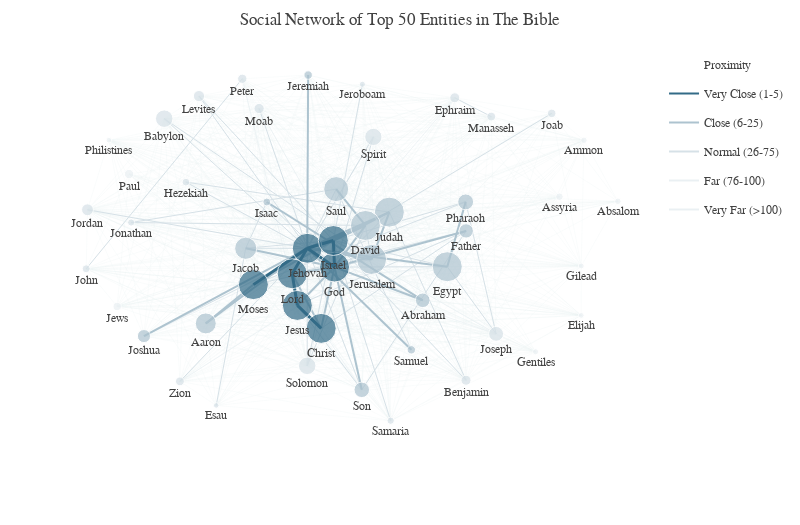

The notebook cell this image was saved under:
### Markdown cell above
### The Social Network

Having defined the vertices and edges, we can now construct the social network.

### Code cell
# Construct the Graph
G = nx.Graph()
G.add_nodes_from(w for w,_ in vertices.items())
sorted_vertices = sorted(vertices.items(), key=operator.itemgetter(1), reverse = True)

G.add_weighted_edges_from((k[0], k[1], v) for k, v in intimacies.items())
nx.set_edge_attributes(G, values=proximities, name="proximity")



############################### Plotly Construction ###########################

# For illustrative purposes, let us show only the top 50 entities
n_show = 50
sub_G = G.subgraph(n for n, _ in sorted_vertices[:n_show])

pos = nx.spring_layout(sub_G, k=3.0)

############################### Prepare Vertices ##############################

# Construct Vertices Information for Plotly
v_plotly = {}
for node in sub_G.nodes():
    
    # Create Hover Text
    top_edges = sorted(G[node].items(),key=lambda v: v[1]["proximity"])[:5]
    appearances = vertices[node]
    connections = G.degree(node)
    hovertext = "<b>Name: </b>{}<br>".format(node) + \
                "<b>Word Appearances:</b> {:d}<br>".format(appearances) + \
                "<b># Connections:</b> {:d}<br>".format(connections) + \
                "<b>Closest Neighbors (and Proximity):</b><br>" + \
                "<br>".join("{} ({:.0f})".format(e[0], e[1]["proximity"]) for e in top_edges)
    
    v_plotly[node] = {
        "x": pos[node][0],
        "y": pos[node][1],
        "size": min(vertices[node] / 500. * 30.,30),
        "color": _d.fade_color(_d.txt_color,0.3),
        "hovertext": hovertext,
        "rank": 9999 # To determine which color to be plotted
    }

############################### Prepare Edges ##############################
e_plotly = {}

# Define Edge Groups for Plotly
edge_groups = OrderedDict([
    ("Very Close (1-5)", {
        "range": [0, 5],
        "color": _d.get_color(0),
        "linew": 3.
    }),
    ("Close (6-25)", {
        "range": [6, 25],
        "color": _d.fade_color(_d.get_color(0),0.4),
        "linew": 2.
    }),
    ("Normal (26-75)", {
        "range": [26, 75],
        "color": _d.fade_color(_d.get_color(0),0.2),
        "linew": 1.
    }),
    ("Far (76-100)", {
        "range": [76, 100],
        "color": _d.fade_color(_d.get_color(0),0.1),
        "linew": 0.75       
    }),
    ("Very Far (>100)", {
        "range": [101, math.inf],
        "color": _d.fade_color(_d.get_color(0),0.1),
        "linew": 0.25       
    })
])

def find_edge_group_item(proximity):
    for k, v in edge_groups.items():
        l_b, u_b = v["range"]
        if l_b <= proximity and proximity <= u_b:         
            return (k, v)
        
# Construct Edges for Plotly
for edge in sub_G.edges():
    
    # Get Distance and Group
    proximity = int(G[edge[0]][edge[1]]["proximity"])
    g_name, g_attrs = find_edge_group_item(proximity)
    
    # Positions
    x0, y0 = pos[edge[0]]
    x1, y1 = pos[edge[1]]
    
    e_plotly[edge[0] + "-" + edge[1]] = {
        "nodes" : [edge[0], edge[1]],
        "x": [x0, x1],
        "y": [y0, y1],
        "group": g_name,
        "color": g_attrs["color"],
        "linewidth": g_attrs["linew"],
        "proximity": proximity
    }
    
    # Update Information on Vertices End
    v_plotly[edge[0]]["rank"] = min(proximity, v_plotly[edge[0]]["rank"])
    v_plotly[edge[1]]["rank"] = min(proximity, v_plotly[edge[1]]["rank"])
  

# Update Vertices Color Based on Ranking
for k, v in v_plotly.items():
    _, g_attr = find_edge_group_item(v["rank"])
    v["color"] = g_attr["color"]

############################### Draw Elements ##############################
# Create Elements For Plotly
data = []

# Edges First So That Vertices Are In Front of Nodes
for k,v in sorted(e_plotly.items(), key=lambda e: e[1]["proximity"], reverse=True):
    data.append(py_go.Scatter(
        mode="lines",
        line=py_go.Line(
            width=v["linewidth"],
            color=v["color"]
        ),
        
        x=v["x"],
        y=v["y"],
        
        legendgroup=v["group"],
        showlegend = False,
        
        hoverinfo="none"
    ))
    
# Vertices Next
data.append(py_go.Scatter(
    mode='markers+text',
    marker=py_go.Marker(
        color=[v["color"] for _,v in v_plotly.items()],
        size=[v["size"] for _,v in v_plotly.items()]),
    textposition='bottom',
    
    x=[v["x"] for _,v in v_plotly.items()],
    y=[v["y"] for _,v in v_plotly.items()],
    text=[k for k in v_plotly.keys()],
    
    showlegend = False,
    
    hoverinfo='text',
    hovertext= [v["hovertext"] for _,v in v_plotly.items()]
))

# Append Legends
data.append(py_go.Scatter(
                name="Proximity",
                mode="none",
                x = [0,0], y = [0,0],

                showlegend = True,

                hoverinfo="none"
            ))

data.extend([ py_go.Scatter(
                name=k,
                mode="lines",
                line=py_go.Line(
                    color=v["color"]
                ),        
                x = [0,0], y = [0,0],

                legendgroup = k,
                showlegend = True,
    
                hoverinfo="none"
            ) for k, v in edge_groups.items() ])  

# Layouts
layout = py_go.Layout(_d.py_layout)
layout["title"] = "Social Network of Top " + str(n_show) + " Entities in The Bible"
layout["width"] = 800
layout["height"] = 525
layout["hovermode"]='closest'
layout["xaxis"] = py_go.XAxis(showgrid=False, zeroline=False, showticklabels=False)
layout["yaxis"] = py_go.YAxis(showgrid=False, zeroline=False, showticklabels=False)
fig = py_go.Figure(data=data,layout=layout)

py.iplot(fig, config=_d.py_config)
